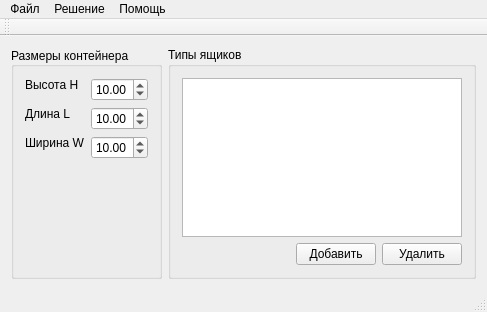
<?xml version="1.0" encoding="UTF-8"?>
<ui version="4.0">
 <class>Window</class>
 <widget class="QMainWindow" name="Window">
  <property name="geometry">
   <rect>
    <x>0</x>
    <y>0</y>
    <width>487</width>
    <height>312</height>
   </rect>
  </property>
  <property name="windowTitle">
   <string>Трёхмерная упаковка</string>
  </property>
  <widget class="QWidget" name="centralWidget">
   <layout class="QHBoxLayout" name="horizontalLayout_4">
    <item>
     <widget class="QGroupBox" name="groupBox">
      <property name="sizePolicy">
       <sizepolicy hsizetype="Preferred" vsizetype="Preferred">
        <horstretch>0</horstretch>
        <verstretch>0</verstretch>
       </sizepolicy>
      </property>
      <property name="title">
       <string>Размеры контейнера</string>
      </property>
      <property name="alignment">
       <set>Qt::AlignLeading|Qt::AlignLeft|Qt::AlignVCenter</set>
      </property>
      <property name="flat">
       <bool>false</bool>
      </property>
      <property name="checkable">
       <bool>false</bool>
      </property>
      <layout class="QFormLayout" name="formLayout">
       <item row="0" column="0">
        <widget class="QLabel" name="label_4">
         <property name="sizePolicy">
          <sizepolicy hsizetype="Preferred" vsizetype="Fixed">
           <horstretch>0</horstretch>
           <verstretch>0</verstretch>
          </sizepolicy>
         </property>
         <property name="text">
          <string>Высота H</string>
         </property>
        </widget>
       </item>
       <item row="0" column="1">
        <widget class="QDoubleSpinBox" name="heightSpinBox">
         <property name="sizePolicy">
          <sizepolicy hsizetype="Preferred" vsizetype="Fixed">
           <horstretch>0</horstretch>
           <verstretch>0</verstretch>
          </sizepolicy>
         </property>
         <property name="value">
          <double>10.000000000000000</double>
         </property>
        </widget>
       </item>
       <item row="1" column="0">
        <widget class="QLabel" name="label_3">
         <property name="sizePolicy">
          <sizepolicy hsizetype="Preferred" vsizetype="Fixed">
           <horstretch>0</horstretch>
           <verstretch>0</verstretch>
          </sizepolicy>
         </property>
         <property name="text">
          <string>Длина L</string>
         </property>
        </widget>
       </item>
       <item row="1" column="1">
        <widget class="QDoubleSpinBox" name="lengthSpinBox">
         <property name="sizePolicy">
          <sizepolicy hsizetype="Preferred" vsizetype="Fixed">
           <horstretch>0</horstretch>
           <verstretch>0</verstretch>
          </sizepolicy>
         </property>
         <property name="value">
          <double>10.000000000000000</double>
         </property>
        </widget>
       </item>
       <item row="2" column="0">
        <widget class="QLabel" name="label_2">
         <property name="sizePolicy">
          <sizepolicy hsizetype="Preferred" vsizetype="Fixed">
           <horstretch>0</horstretch>
           <verstretch>0</verstretch>
          </sizepolicy>
         </property>
         <property name="text">
          <string>Ширина W</string>
         </property>
        </widget>
       </item>
       <item row="2" column="1">
        <widget class="QDoubleSpinBox" name="widthSpinBox">
         <property name="sizePolicy">
          <sizepolicy hsizetype="Preferred" vsizetype="Fixed">
           <horstretch>0</horstretch>
           <verstretch>0</verstretch>
          </sizepolicy>
         </property>
         <property name="value">
          <double>10.000000000000000</double>
         </property>
        </widget>
       </item>
      </layout>
     </widget>
    </item>
    <item>
     <widget class="QGroupBox" name="groupBox_2">
      <property name="title">
       <string>Типы ящиков</string>
      </property>
      <layout class="QVBoxLayout" name="verticalLayout_3">
       <item>
        <widget class="QTableView" name="tableView">
         <property name="selectionMode">
          <enum>QAbstractItemView::ExtendedSelection</enum>
         </property>
         <property name="selectionBehavior">
          <enum>QAbstractItemView::SelectRows</enum>
         </property>
        </widget>
       </item>
       <item>
        <layout class="QHBoxLayout" name="horizontalLayout_5">
         <item>
          <spacer name="horizontalSpacer">
           <property name="orientation">
            <enum>Qt::Horizontal</enum>
           </property>
           <property name="sizeHint" stdset="0">
            <size>
             <width>40</width>
             <height>20</height>
            </size>
           </property>
          </spacer>
         </item>
         <item>
          <widget class="QPushButton" name="addBoxButton">
           <property name="text">
            <string>Добавить</string>
           </property>
          </widget>
         </item>
         <item>
          <widget class="QPushButton" name="removeBoxButton">
           <property name="text">
            <string>Удалить</string>
           </property>
          </widget>
         </item>
        </layout>
       </item>
      </layout>
     </widget>
    </item>
   </layout>
  </widget>
  <widget class="QMenuBar" name="menuBar">
   <property name="geometry">
    <rect>
     <x>0</x>
     <y>0</y>
     <width>487</width>
     <height>21</height>
    </rect>
   </property>
   <widget class="QMenu" name="fileMenu">
    <property name="title">
     <string>Файл</string>
    </property>
    <addaction name="openAction"/>
    <addaction name="saveAction"/>
   </widget>
   <widget class="QMenu" name="solutionMenu">
    <property name="title">
     <string>Решение</string>
    </property>
    <addaction name="greedyAction"/>
    <addaction name="geneticRpnAction"/>
    <addaction name="bruteForceAction"/>
    <addaction name="geneticHeuristicAction"/>
   </widget>
   <widget class="QMenu" name="helpMenu">
    <property name="title">
     <string>Помощь</string>
    </property>
    <addaction name="helpAction"/>
   </widget>
   <addaction name="fileMenu"/>
   <addaction name="solutionMenu"/>
   <addaction name="helpMenu"/>
  </widget>
  <widget class="QToolBar" name="mainToolBar">
   <attribute name="toolBarArea">
    <enum>TopToolBarArea</enum>
   </attribute>
   <attribute name="toolBarBreak">
    <bool>false</bool>
   </attribute>
  </widget>
  <widget class="QStatusBar" name="statusBar"/>
  <action name="greedyAction">
   <property name="text">
    <string>Жадный алгоритм</string>
   </property>
  </action>
  <action name="geneticRpnAction">
   <property name="text">
    <string>Генетический алгоритм</string>
   </property>
  </action>
  <action name="testRenderAction">
   <property name="text">
    <string>Test box render</string>
   </property>
  </action>
  <action name="helpAction">
   <property name="text">
    <string>Помощь</string>
   </property>
  </action>
  <action name="openAction">
   <property name="text">
    <string>Открыть</string>
   </property>
  </action>
  <action name="saveAction">
   <property name="text">
    <string>Сохранить</string>
   </property>
  </action>
  <action name="bruteForceAction">
   <property name="text">
    <string>Перебор</string>
   </property>
  </action>
  <action name="geneticHeuristicAction">
   <property name="text">
    <string>Генетический алгоритм альт.</string>
   </property>
  </action>
 </widget>
 <layoutdefault spacing="6" margin="11"/>
 <resources/>
 <connections/>
</ui>
